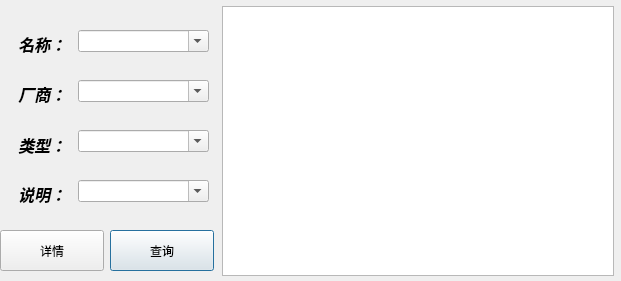
<?xml version="1.0" encoding="UTF-8"?>
<ui version="4.0">
 <class>customer_Dialog</class>
 <widget class="QDialog" name="customer_Dialog">
  <property name="geometry">
   <rect>
    <x>0</x>
    <y>0</y>
    <width>621</width>
    <height>281</height>
   </rect>
  </property>
  <property name="windowTitle">
   <string>Dialog</string>
  </property>
  <widget class="QTableWidget" name="tableWidget">
   <property name="geometry">
    <rect>
     <x>222</x>
     <y>6</y>
     <width>392</width>
     <height>270</height>
    </rect>
   </property>
  </widget>
  <widget class="QComboBox" name="name_comboBox">
   <property name="geometry">
    <rect>
     <x>78</x>
     <y>30</y>
     <width>131</width>
     <height>22</height>
    </rect>
   </property>
   <property name="editable">
    <bool>true</bool>
   </property>
  </widget>
  <widget class="QComboBox" name="manufacturer_comboBox">
   <property name="geometry">
    <rect>
     <x>78</x>
     <y>80</y>
     <width>131</width>
     <height>22</height>
    </rect>
   </property>
   <property name="editable">
    <bool>true</bool>
   </property>
  </widget>
  <widget class="QComboBox" name="category_comboBox">
   <property name="geometry">
    <rect>
     <x>78</x>
     <y>130</y>
     <width>131</width>
     <height>22</height>
    </rect>
   </property>
   <property name="editable">
    <bool>true</bool>
   </property>
  </widget>
  <widget class="QComboBox" name="package_insert_comboBox">
   <property name="geometry">
    <rect>
     <x>78</x>
     <y>180</y>
     <width>131</width>
     <height>22</height>
    </rect>
   </property>
   <property name="editable">
    <bool>true</bool>
   </property>
  </widget>
  <widget class="QLabel" name="label">
   <property name="geometry">
    <rect>
     <x>10</x>
     <y>33</y>
     <width>61</width>
     <height>21</height>
    </rect>
   </property>
   <property name="font">
    <font>
     <family>Adobe Arabic</family>
     <pointsize>12</pointsize>
     <weight>75</weight>
     <italic>true</italic>
     <bold>true</bold>
    </font>
   </property>
   <property name="text">
    <string>  名称：</string>
   </property>
  </widget>
  <widget class="QLabel" name="label_2">
   <property name="geometry">
    <rect>
     <x>10</x>
     <y>83</y>
     <width>61</width>
     <height>21</height>
    </rect>
   </property>
   <property name="font">
    <font>
     <family>Adobe Arabic</family>
     <pointsize>12</pointsize>
     <weight>75</weight>
     <italic>true</italic>
     <bold>true</bold>
    </font>
   </property>
   <property name="text">
    <string>  厂商：</string>
   </property>
  </widget>
  <widget class="QLabel" name="label_3">
   <property name="geometry">
    <rect>
     <x>10</x>
     <y>134</y>
     <width>61</width>
     <height>21</height>
    </rect>
   </property>
   <property name="font">
    <font>
     <family>Adobe Arabic</family>
     <pointsize>12</pointsize>
     <weight>75</weight>
     <italic>true</italic>
     <bold>true</bold>
    </font>
   </property>
   <property name="text">
    <string>  类型：</string>
   </property>
  </widget>
  <widget class="QLabel" name="label_4">
   <property name="geometry">
    <rect>
     <x>10</x>
     <y>183</y>
     <width>61</width>
     <height>21</height>
    </rect>
   </property>
   <property name="font">
    <font>
     <family>Adobe Arabic</family>
     <pointsize>12</pointsize>
     <weight>75</weight>
     <italic>true</italic>
     <bold>true</bold>
    </font>
   </property>
   <property name="text">
    <string>  说明：</string>
   </property>
  </widget>
  <widget class="QPushButton" name="query_pushButton">
   <property name="geometry">
    <rect>
     <x>110</x>
     <y>230</y>
     <width>104</width>
     <height>41</height>
    </rect>
   </property>
   <property name="text">
    <string>查询</string>
   </property>
  </widget>
  <widget class="QPushButton" name="detail_pushButton">
   <property name="geometry">
    <rect>
     <x>0</x>
     <y>230</y>
     <width>104</width>
     <height>41</height>
    </rect>
   </property>
   <property name="text">
    <string>详情</string>
   </property>
  </widget>
  <widget class="QLabel" name="label_background">
   <property name="geometry">
    <rect>
     <x>0</x>
     <y>0</y>
     <width>621</width>
     <height>281</height>
    </rect>
   </property>
   <property name="autoFillBackground">
    <bool>false</bool>
   </property>
   <property name="styleSheet">
    <string notr="true">border-image: url(:/7675352_090252138517_2.jpg);</string>
   </property>
   <property name="text">
    <string/>
   </property>
  </widget>
  <widget class="QLabel" name="label_5">
   <property name="geometry">
    <rect>
     <x>103</x>
     <y>230</y>
     <width>8</width>
     <height>45</height>
    </rect>
   </property>
   <property name="styleSheet">
    <string notr="true">border-image: url(:/1149835.jpg);</string>
   </property>
   <property name="text">
    <string/>
   </property>
  </widget>
  <widget class="QLabel" name="label_6">
   <property name="geometry">
    <rect>
     <x>0</x>
     <y>222</y>
     <width>221</width>
     <height>8</height>
    </rect>
   </property>
   <property name="styleSheet">
    <string notr="true">border-image: url(:/1149835 - 副本.jpg);</string>
   </property>
   <property name="text">
    <string/>
   </property>
  </widget>
  <widget class="QLabel" name="label_line_2">
   <property name="geometry">
    <rect>
     <x>213</x>
     <y>0</y>
     <width>8</width>
     <height>281</height>
    </rect>
   </property>
   <property name="styleSheet">
    <string notr="true">border-image: url(:/1149835.jpg);</string>
   </property>
   <property name="text">
    <string/>
   </property>
  </widget>
  <widget class="QLabel" name="label_line_3">
   <property name="geometry">
    <rect>
     <x>615</x>
     <y>0</y>
     <width>8</width>
     <height>281</height>
    </rect>
   </property>
   <property name="styleSheet">
    <string notr="true">border-image: url(:/1149835.jpg);</string>
   </property>
   <property name="text">
    <string/>
   </property>
  </widget>
  <widget class="QLabel" name="label_8">
   <property name="geometry">
    <rect>
     <x>213</x>
     <y>0</y>
     <width>409</width>
     <height>8</height>
    </rect>
   </property>
   <property name="styleSheet">
    <string notr="true">border-image: url(:/1149835 - 副本.jpg);</string>
   </property>
   <property name="text">
    <string/>
   </property>
  </widget>
  <widget class="QLabel" name="label_9">
   <property name="geometry">
    <rect>
     <x>213</x>
     <y>274</y>
     <width>409</width>
     <height>8</height>
    </rect>
   </property>
   <property name="styleSheet">
    <string notr="true">border-image: url(:/1149835 - 副本.jpg);</string>
   </property>
   <property name="text">
    <string/>
   </property>
  </widget>
  <widget class="QLabel" name="label_7">
   <property name="geometry">
    <rect>
     <x>0</x>
     <y>272</y>
     <width>221</width>
     <height>8</height>
    </rect>
   </property>
   <property name="styleSheet">
    <string notr="true">border-image: url(:/1149835 - 副本.jpg);</string>
   </property>
   <property name="text">
    <string/>
   </property>
  </widget>
  <zorder>label_background</zorder>
  <zorder>tableWidget</zorder>
  <zorder>name_comboBox</zorder>
  <zorder>manufacturer_comboBox</zorder>
  <zorder>category_comboBox</zorder>
  <zorder>package_insert_comboBox</zorder>
  <zorder>label</zorder>
  <zorder>label_2</zorder>
  <zorder>label_3</zorder>
  <zorder>label_4</zorder>
  <zorder>query_pushButton</zorder>
  <zorder>detail_pushButton</zorder>
  <zorder>label_5</zorder>
  <zorder>label_6</zorder>
  <zorder>label_line_2</zorder>
  <zorder>label_line_3</zorder>
  <zorder>label_8</zorder>
  <zorder>label_9</zorder>
  <zorder>label_7</zorder>
 </widget>
 <resources/>
 <connections/>
</ui>
